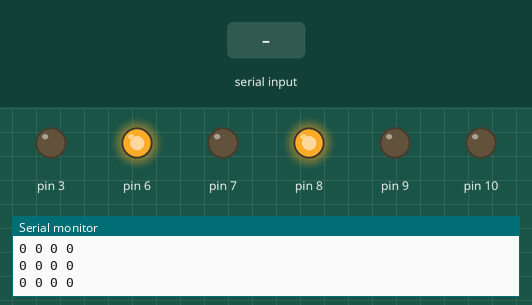
Recording of a sketch running on a simulated Arduino Uno, built with avr-gcc and run on an emulated ATmega328P. Parts: output pins drawn as LEDs (lit = HIGH), the last lines printed to the serial monitor. The test bench sets the inputs (shaded band).

Above: at 1.2 s.
1.3 s: "90,45,200\n" received over Serial
At 3.5 s:
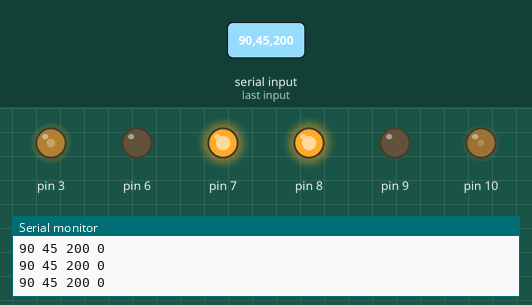
3.8 s: "90,45\n" received over Serial
At 6.4 s:
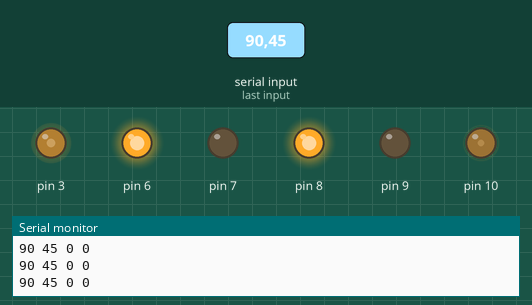
6.8 s: "30,150,10\n" received over Serial
At 9.0 s:
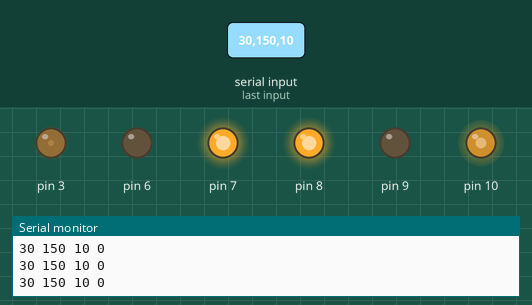
9.3 s: "30,150\n" received over Serial
At 11.8 s:
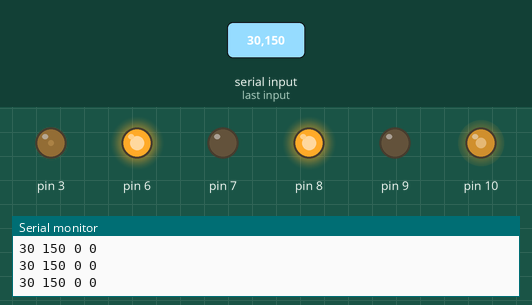
12.3 s: "90,45,200,10\n" received over Serial
At 12.8 s:
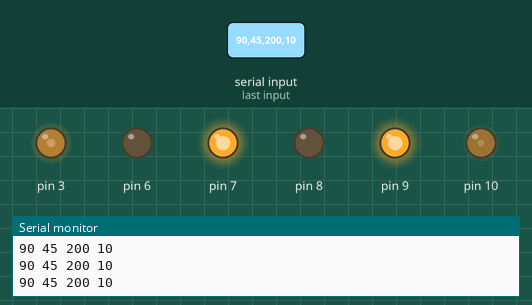
13.8 s: "30,150,10,200\n" received over Serial
At 15.2 s:
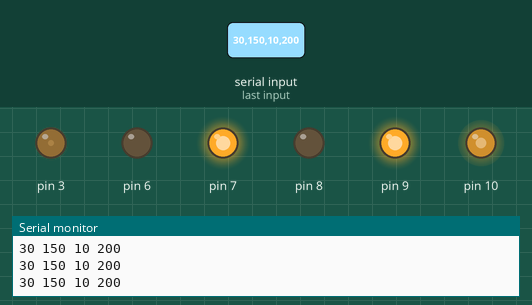
Timing chart, 0 to 16.3 s (numbered marks = the images above; inputs shaded):
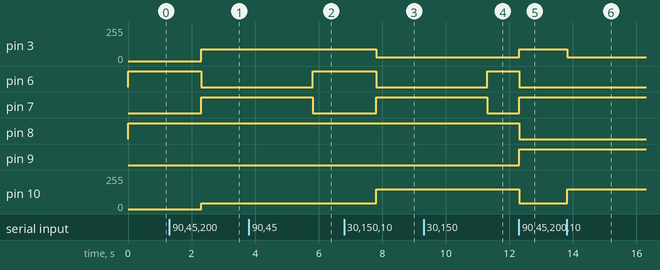

Measured:
- after the input at 1.3 s, pin 3: 0/255 → 90/255 after 1.0 s; pin 6: HIGH → LOW after 1.0 s; pin 7: LOW → HIGH after 1.0 s; pin 10: 0/255 → 45/255 after 1.0 s
- after the input at 3.8 s, pin 6: LOW → HIGH after 2.0 s; pin 7: HIGH → LOW after 2.0 s
- after the input at 6.8 s, pin 3: 90/255 → 30/255 after 1.0 s; pin 6: HIGH → LOW after 1.0 s; pin 7: LOW → HIGH after 1.0 s; pin 10: 45/255 → 150/255 after 1.0 s
- after the input at 9.3 s, pin 6: LOW → HIGH after 2.0 s; pin 7: HIGH → LOW after 2.0 s
- after the input at 12.3 s, pin 3: 30/255 → 90/255 at once; pin 6, pin 8: HIGH → LOW at once; pin 7, pin 9: LOW → HIGH at once; pin 10: 150/255 → 45/255 at once
- after the input at 13.8 s, pin 3: 90/255 → 30/255 at once; pin 10: 45/255 → 150/255 at once

The sketch:

PixelateReceiver.ino
```cpp
void setup()
{
  Serial.begin(9600);
  pinMode(3,OUTPUT);
  pinMode(6,OUTPUT);
  pinMode(7,OUTPUT);
  pinMode(8,OUTPUT);
  pinMode(9,OUTPUT);
  pinMode(10,OUTPUT);
}
int lt=0, rt=0;
int L = 0, R = 0;
void loop()
{
  if(Serial.available()>0)
  {
    lt = Serial.parseInt();
    rt = Serial.parseInt();
    L = Serial.parseInt();
    R = Serial.parseInt();
    char junk=Serial.read();
  }
  if(L==0){
  digitalWrite(7, LOW);
  digitalWrite(6, HIGH);
  }
  else
  {
    digitalWrite(7, HIGH);
  digitalWrite(6,LOW);
  }
  if(R==0){
  digitalWrite(9, LOW);
  digitalWrite(8, HIGH);
  }
  else
  {
    digitalWrite(9, HIGH);
  digitalWrite(8, LOW);
  }
  analogWrite(3, lt);
  analogWrite(10, rt);
Serial.print(lt);
Serial.print(' ');
Serial.print(rt);
Serial.print(' ');
Serial.print(L);
Serial.print(' ');
Serial.println(R);


}
```
